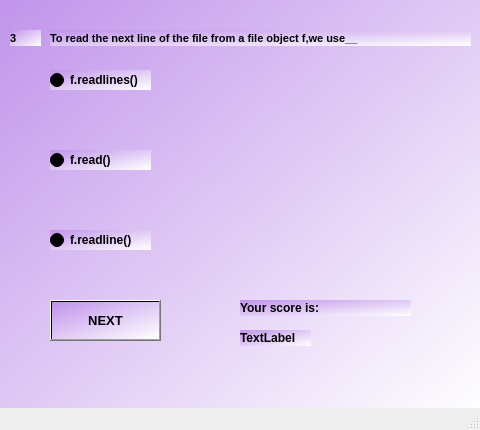
<?xml version="1.0" encoding="UTF-8"?>
<ui version="4.0">
 <class>MainWindow22</class>
 <widget class="QMainWindow" name="MainWindow22">
  <property name="geometry">
   <rect>
    <x>0</x>
    <y>0</y>
    <width>480</width>
    <height>430</height>
   </rect>
  </property>
  <property name="windowTitle">
   <string>MainWindow</string>
  </property>
  <widget class="QWidget" name="centralwidget">
   <widget class="QWidget" name="widget" native="true">
    <property name="geometry">
     <rect>
      <x>0</x>
      <y>-10</y>
      <width>480</width>
      <height>430</height>
     </rect>
    </property>
    <property name="styleSheet">
     <string notr="true">background-color:qlineargradient(spread:pad, x1:0, y1:0, x2:1, y2:1, stop:0 rgba(192, 147, 235, 255), stop:1 rgba(255, 255, 255, 255))</string>
    </property>
    <widget class="QLabel" name="label">
     <property name="geometry">
      <rect>
       <x>10</x>
       <y>40</y>
       <width>31</width>
       <height>16</height>
      </rect>
     </property>
     <property name="font">
      <font>
       <pointsize>8</pointsize>
       <weight>75</weight>
       <bold>true</bold>
      </font>
     </property>
     <property name="text">
      <string>3</string>
     </property>
    </widget>
    <widget class="QLabel" name="label_2">
     <property name="geometry">
      <rect>
       <x>50</x>
       <y>40</y>
       <width>421</width>
       <height>16</height>
      </rect>
     </property>
     <property name="font">
      <font>
       <pointsize>8</pointsize>
       <weight>75</weight>
       <bold>true</bold>
      </font>
     </property>
     <property name="text">
      <string>To read the next line of the file from a file object f,we use__</string>
     </property>
    </widget>
    <widget class="QRadioButton" name="radioButton">
     <property name="geometry">
      <rect>
       <x>50</x>
       <y>80</y>
       <width>101</width>
       <height>20</height>
      </rect>
     </property>
     <property name="font">
      <font>
       <weight>75</weight>
       <bold>true</bold>
      </font>
     </property>
     <property name="text">
      <string>f.readlines()</string>
     </property>
    </widget>
    <widget class="QRadioButton" name="radioButton_2">
     <property name="geometry">
      <rect>
       <x>50</x>
       <y>240</y>
       <width>101</width>
       <height>20</height>
      </rect>
     </property>
     <property name="font">
      <font>
       <weight>75</weight>
       <bold>true</bold>
      </font>
     </property>
     <property name="text">
      <string>f.readline()</string>
     </property>
    </widget>
    <widget class="QRadioButton" name="radioButton_3">
     <property name="geometry">
      <rect>
       <x>50</x>
       <y>160</y>
       <width>101</width>
       <height>20</height>
      </rect>
     </property>
     <property name="font">
      <font>
       <weight>75</weight>
       <bold>true</bold>
      </font>
     </property>
     <property name="text">
      <string>f.read()</string>
     </property>
    </widget>
    <widget class="QPushButton" name="NEXT">
     <property name="geometry">
      <rect>
       <x>50</x>
       <y>310</y>
       <width>111</width>
       <height>41</height>
      </rect>
     </property>
     <property name="font">
      <font>
       <pointsize>10</pointsize>
       <weight>75</weight>
       <bold>true</bold>
      </font>
     </property>
     <property name="text">
      <string>NEXT</string>
     </property>
    </widget>
    <widget class="QLabel" name="label_3">
     <property name="geometry">
      <rect>
       <x>240</x>
       <y>310</y>
       <width>171</width>
       <height>16</height>
      </rect>
     </property>
     <property name="font">
      <font>
       <weight>75</weight>
       <bold>true</bold>
      </font>
     </property>
     <property name="text">
      <string>Your score is:</string>
     </property>
    </widget>
    <widget class="QLabel" name="label_4">
     <property name="geometry">
      <rect>
       <x>240</x>
       <y>340</y>
       <width>71</width>
       <height>16</height>
      </rect>
     </property>
     <property name="font">
      <font>
       <weight>75</weight>
       <bold>true</bold>
      </font>
     </property>
     <property name="text">
      <string>TextLabel</string>
     </property>
    </widget>
   </widget>
  </widget>
  <widget class="QMenuBar" name="menubar">
   <property name="geometry">
    <rect>
     <x>0</x>
     <y>0</y>
     <width>480</width>
     <height>26</height>
    </rect>
   </property>
  </widget>
  <widget class="QStatusBar" name="statusbar"/>
 </widget>
 <resources/>
 <connections/>
</ui>
